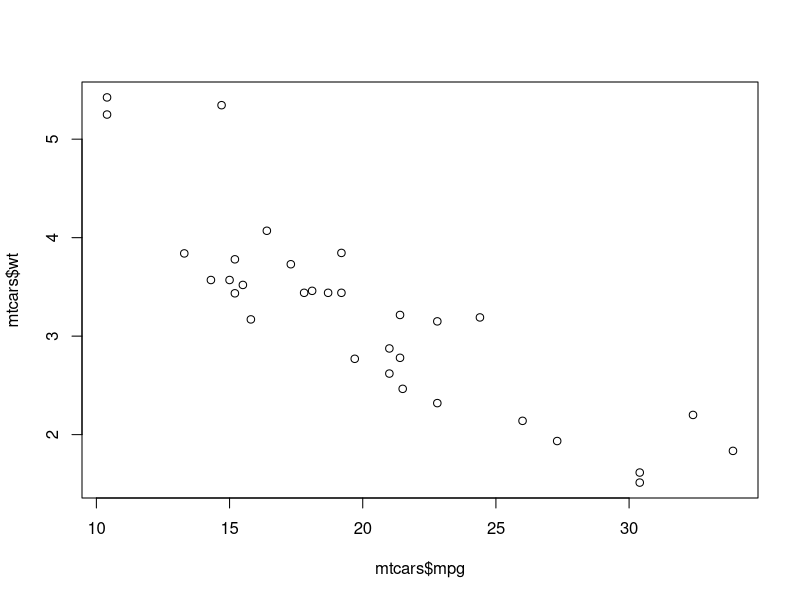
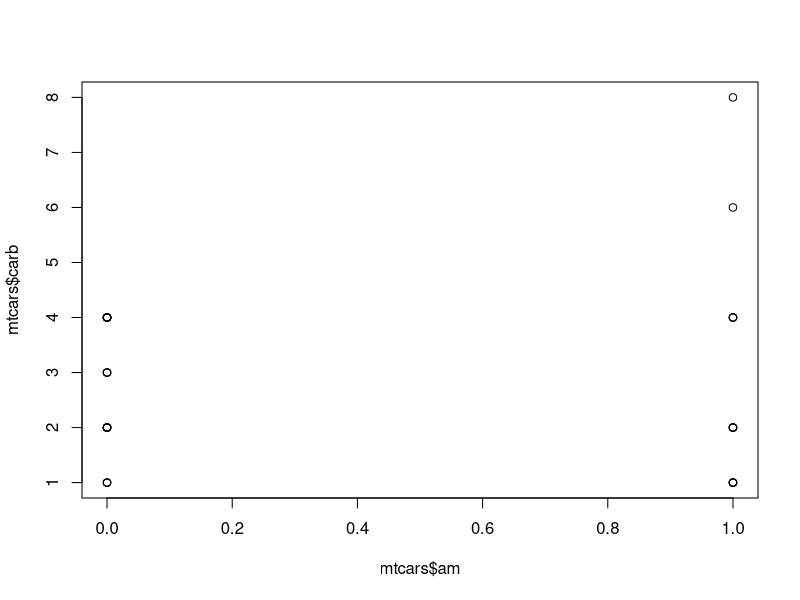
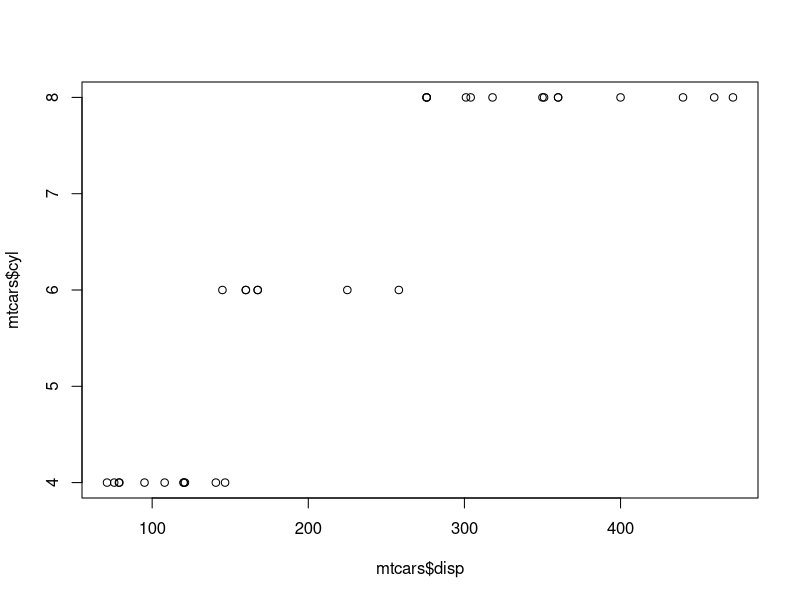

Reproduce these figures in R, in order.
## ---- chunk 1
plot(mtcars$mpg, mtcars$wt)
## ---- chunk 2
plot(mtcars$am, mtcars$carb)
## ---- chunk 3
plot(mtcars$disp, mtcars$cyl)
